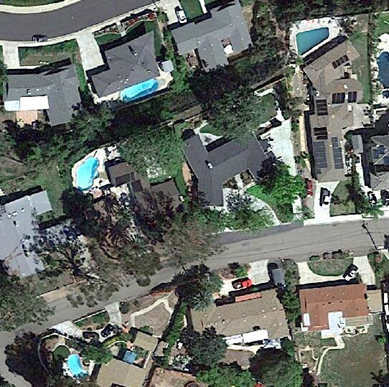
%> input picture Proj_Code/imageRGB.png, 389 x 387 px
$ octave Proj_Code_SBatchu.m   (GNU Octave 9; MATLAB toolbox functions it lacks are replaced by stand-ins)
%> lines starting %> are read from the running program, lines starting %| are printed output that depends on the picture
clear all;
close all;
RGB=imread('imageRGB.png');
%> RGB is the input picture: size 387x389x3 uint8; mean R, G, B 102.6, 107.6, 101.4

img1=rgb2gray(RGB);
figure; imshow(img1);

% horizontol, vertical and diagnol details.
[xar, xhr ,xvr ,xdr] = dwt2(img1(:,:,1), 'db2');
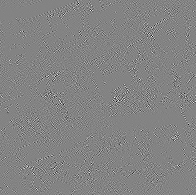
%> xdr: size 195x196 double; min -89.31, max 83.71, mean 0; drawn with min black and max white
[xag, xhg ,xvg ,xdg] = dwt2(img1(:,:,1), 'db2');
[xab, xhb ,xvb ,xdb] = dwt2(img1(:,:,1), 'db2');

img1ar(:,:,1) = xar; img1ar(:,:,2) = xag; img1ar(:,:,3) = xab;
img1hr(:,:,1) = xhr; img1hr(:,:,2) = xhg; img1hr(:,:,3) = xhb;
img1vr(:,:,1) = xvr; img1vr(:,:,2) = xvg; img1vr(:,:,3) = xvb;
img1dr(:,:,1) = xdr; img1dr(:,:,2) = xdg; img1dr(:,:,3) = xdb;

figure, imshow(img1ar/255);
figure, imshow(img1hr);
figure, imshow(img1vr);
figure, imshow(img1dr);
% this shows One Stem Decomposition.
x1 = [ img1ar*0.003; log10(img1hr)*0.3; log10(img1vr)*0.3; log10(img1dr)*0.3];
figure, imshow(x1);
%> after `imshow(x1)`:
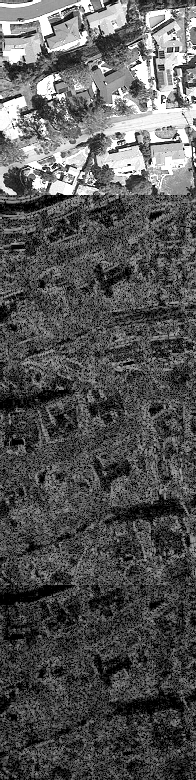
%> displayed picture: size 780x196x3, on the screen's scale of 0 to 255; min 0, max 255, mean 85.3
% Zero padding mode.
clear global
dwtmode
dwtmode('per')

% this shows Two Step Decomposition.
[c,s] = wavedec2(img1,2,'db2');
%> s = [97 98; 97 98; 194 195; 387 389]
% Reconstruction
a0 = waverec2(c,s,'db2');
a0 = edge(a0);
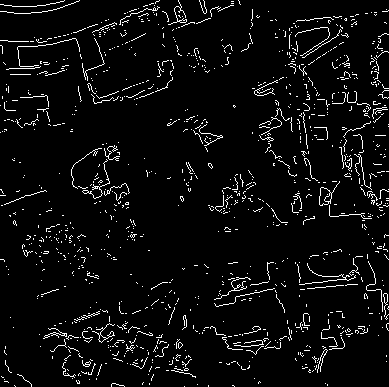
%> a0: size 387x389 logical; 4.9% white in thin lines or dots
%Reconstructed Edged map image.
figure, imshow(a0);
% Here is all four features.
gclm1 = graycomatrix(img1);
%> gclm1 = [11190 5230 1105 373 123 46 27 10; 5132 11348 5058 1109 315 123 41 20; 1147 4834 14004 5781 889 247 125 58; 404 1152 5515 19093 4012 652 269 115; 167 390 861 3803 16316 2548 430 234; 68 153 318 614 2411 6616 958 456; 11 63 144 258 417 912 2746 1278; 7 31 72 121 231 441 1238 6296]
gclm1_prop = graycoprops(gclm1);
%> gclm1_prop = {Contrast 0.953, Correlation 0.867, Energy 0.0619, Homogeneity 0.773}
gclm1_prop
Entropy = entropy(img1)
%> Entropy = 7.79
% Doifference betwwen Edged map and Gray Scale image
imgz = im2double(a0);
%> imgz: size 387x389 double; values 0 (black) and 1 (white), 4.9% white in thin lines or dots
%diff = imsubtract(img1, imgz);
%figure, imshow(diff)
% Shape Distribution Function
Z = img1
O = histeq(Z);
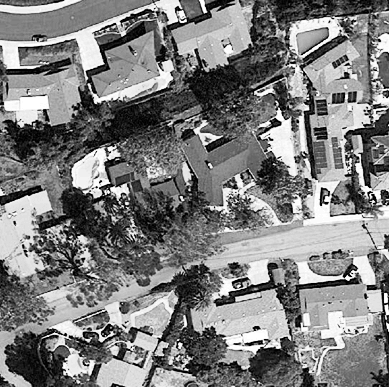
%> O: size 387x389 uint8; min 0, max 255, mean 126.1
subplot(2,2,1);
imshow( Z );
subplot(2,2,2);
imhist(Z)
subplot(2,2,3);
imshow( O );
subplot(2,2,4);
imhist(O)
I=imread('imageRGB.png');
I=rgb2gray(I);
I=imresize(I,[164 164]);
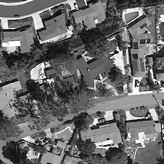
%> I: size 164x164 uint8; min 0, max 255, mean 105.4
[N N]=size(I)
%> N = 164
imshow(I)
I=im2double(I);
%> I: size 164x164 double
title('Original Image');
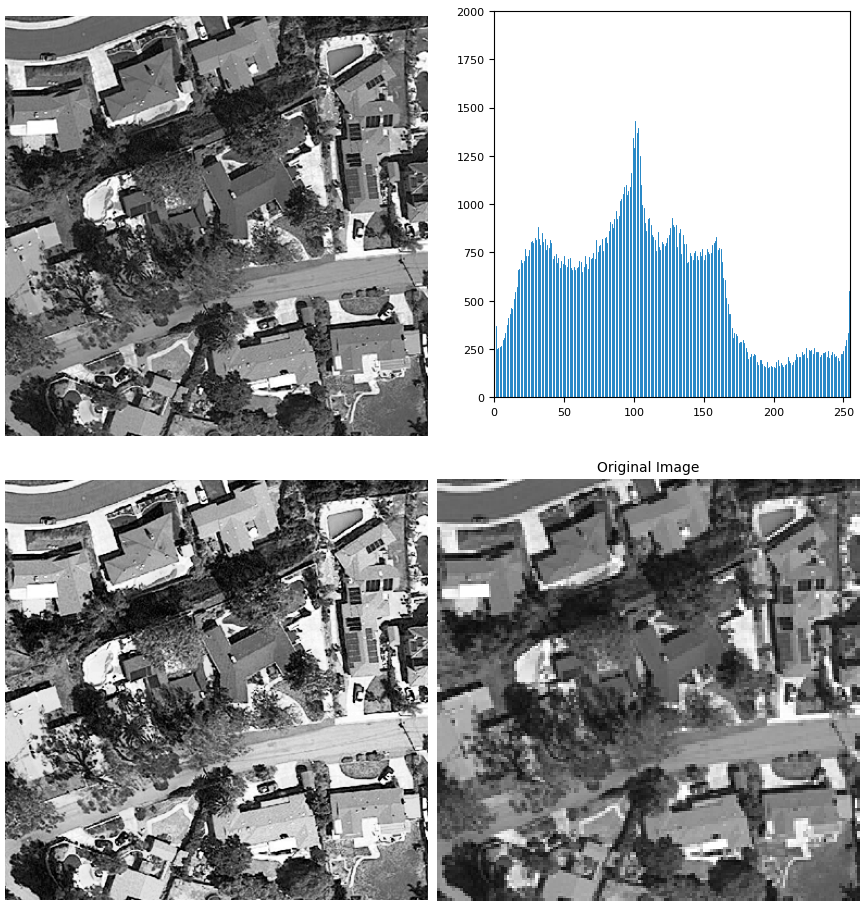
%> figure redrawn from the program's plot data, 4 panels


gamma=0.3;
psi=0;
theta=90;
bw=2.8;
lambda=3.8;
pi=180;


for x=1:161
     for y=1:161
         x_theta = I(x,y)*+cos(theta)+I(x,y)*+sin(theta);
         y_theta = I(x,y)*+sin(theta)+I(x,y)*+cos(theta);
         gb(x,y) = exp(-(x_theta.^2/2*bw^2+gamma^2*y_theta.^2/2*bw^2))*cos(2*pi/lambda*x_theta*psi);
     end
end
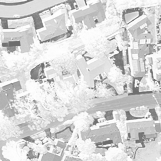
%> gb: size 161x161 double; min 0.428, max 1, mean 0.843
figure(2);
imshow(gb);
title('Filtered Image');
